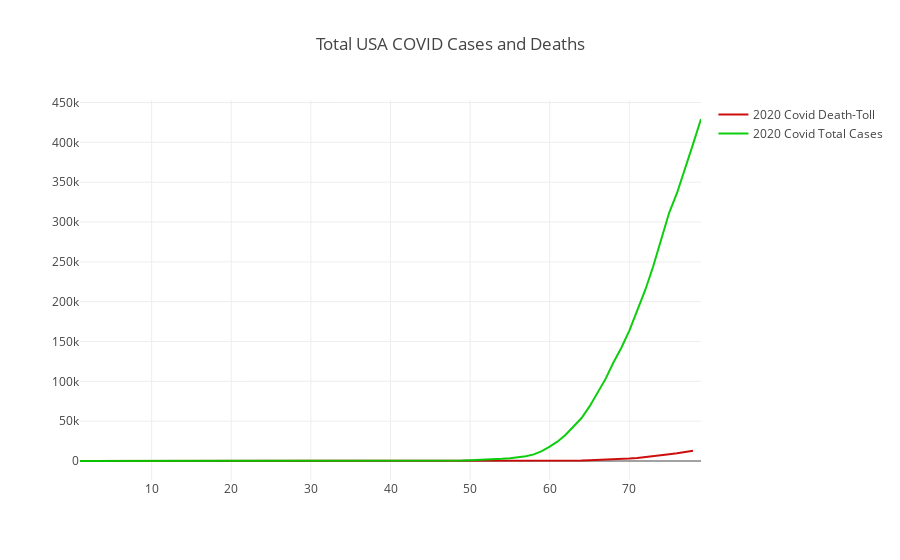

The cell this chart's notebook holds for it:
### Markdown cell above
## The Curve: Total Cases & Deaths, USA

Just 2020 COVID-19 Deaths, cumulative as reported by the New York Times (https://github.com/nytimes/covid-19-data).

Juxatposing the above two graphs.

### Code cell
val data = Seq(curve_total_deaths_trace, curve_total_cases_trace)

val layout = Layout("Total USA COVID Cases and Deaths")

plot(data, layout)

### Figure 1 — Plotly figure (JSON) as saved in the notebook; plotly's stock layout.template omitted (floating-point values rounded to 4 significant figures)
{"data": [{"marker": {"color": "rgba(204, 0, 0, 0.95)", "line": {"color": "rgba(217, 217, 217, 1.0)", "width": 1}, "size": 3, "symbol": "circle"}, "mode": "lines", "name": "2020 Covid Death-Toll", "type": "scatter", "x": [1, 2, 3, 4, 5, 6, 7, 8, 9, 10, 11, 12, 13, 14, 15, 16, 17, 18, 19, 20, 21, 22, 23, 24, 25, 26, 27, 28, 29, 30, 31, 32, 33, 34, 35, 36, 37, 38, 39, 40, 41, 42, 43, 44, 45, 46, 47, 48, 49, 50, 51, 52, 53, 54, 55, 56, 57, 58, 59, 60, 61, 62, 63, 64, 65, 66, 67, 68, 69, 70, 71, 72, 73, 74, 75, 76, 77, 78], "y": [0, 0, 0, 0, 0, 0, 0, 0, 0, 0, 0, 0, 0, 0, 0, 0, 0, 0, 0, 0, 0, 0, 0, 0, 0, 0, 0, 0, 0, 0, 0, 0, 0, 0, 0, 0, 0, 0, 0, 1, 3, 6, 10, 12, 12, 15, 19, 22, 26, 31, 37, 43, 50, 60, 68, 91, 116, 157, 203, 265, 343, 436, 546, 731, 990, 1275, 1649, 2134, 2486, 3073, 3911, 4841, 6232, 7121, 8499, 9655, 10959, 12956, 14827]}, {"marker": {"color": "rgba(0, 204, 0, 0.95)", "line": {"color": "rgba(217, 217, 217, 1.0)", "width": 1}, "size": 3, "symbol": "circle"}, "mode": "lines", "name": "2020 Covid Total Cases", "type": "scatter", "x": [1, 2, 3, 4, 5, 6, 7, 8, 9, 10, 11, 12, 13, 14, 15, 16, 17, 18, 19, 20, 21, 22, 23, 24, 25, 26, 27, 28, 29, 30, 31, 32, 33, 34, 35, 36, 37, 38, 39, 40, 41, 42, 43, 44, 45, 46, 47, 48, 49, 50, 51, 52, 53, 54, 55, 56, 57, 58, 59, 60, 61, 62, 63, 64, 65, 66, 67, 68, 69, 70, 71, 72, 73, 74, 75, 76, 77, 78, 79], "y": [1, 1, 1, 2, 3, 5, 5, 5, 5, 6, 7, 8, 11, 11, 11, 12, 12, 12, 12, 12, 13, 13, 14, 15, 15, 15, 15, 25, 25, 25, 27, 30, 30, 30, 43, 45, 60, 60, 65, 70, 88, 104, 125, 161, 228, 311, 428, 547, 748, 1018, 1263, 1668, 2224, 2898, 3600, 4507, 5905, 8345, 12413, 17996, 24532, 33061, 43499, 53938, 68537, 85533, 102766, 123619, 142194, 163683, 188049, 214711, 244423, 276501, 311536, 336774, 366238, 397754, 429319]}], "layout": {"title": "Total USA COVID Cases and Deaths"}}
